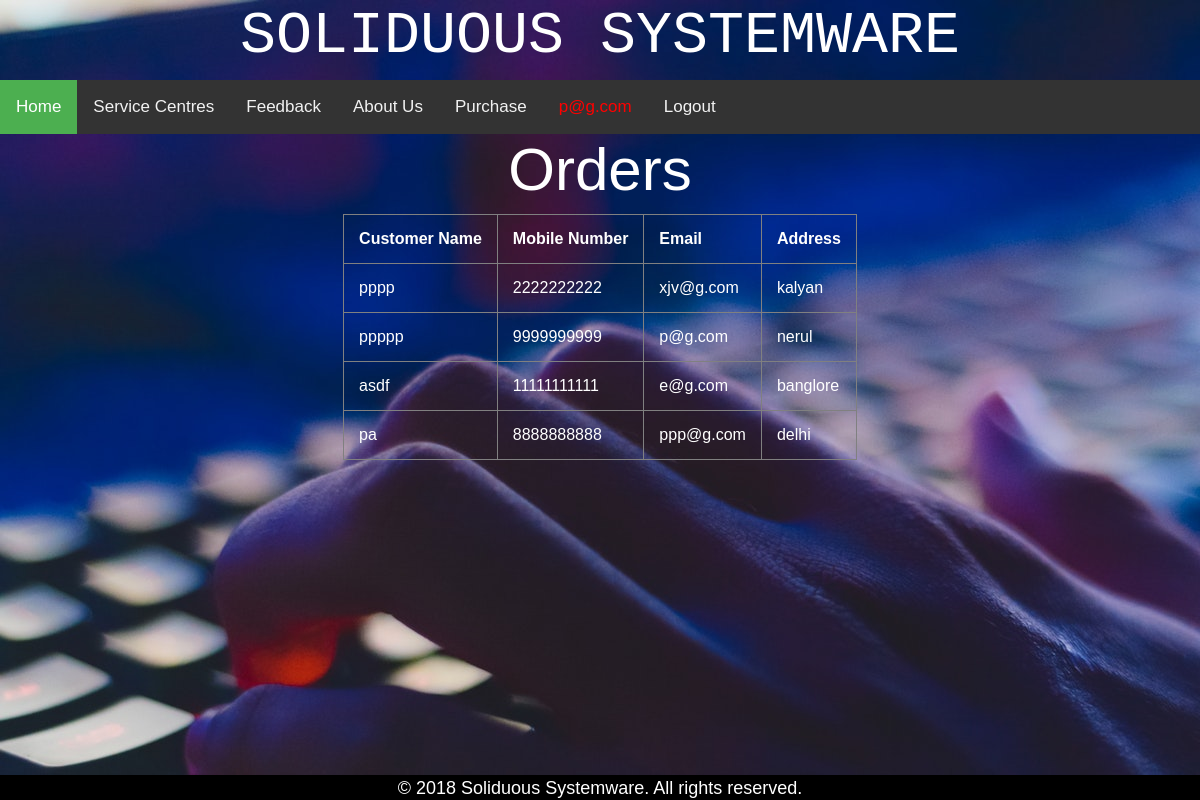
The page /custdetails.php (signed in) on the database its author committed.
### tables this page shows
CREATE TABLE `customer_details` (
  `customer_id` int(10) NOT NULL,
  `customer_name` varchar(50) NOT NULL,
  `mobile_number` bigint(10) NOT NULL,
  `email` varchar(50) NOT NULL,
  `pwd` varchar(50) NOT NULL,
  `address` varchar(100) NOT NULL
);

### custdetails.php (the view, shortened to what this page needs)
<html>
    <head>
	<link rel="stylesheet" href="https://stackpath.bootstrapcdn.com/bootstrap/4.1.3/css/bootstrap.min.css">
    </head>
    <body>
         <center>
          <h1   style=" font-size:5vw; font-family:courier; text-align:center">SOLIDUOUS SYSTEMWARE</h1>
           <div class="topnav">
        <a class="active" href="homepage.html">Home</a>
        <a href="http://localhost/miniproject/ajax.php">Service Centres</a>
            <a href="http://localhost/miniproject/form2.html">Feedback</a>
            <a href="http://localhost/miniproject/aboutus.php">About Us</a>
            <?php
            if (!isset($_SESSION['email'])) {
                ?>
                <a href="form1.html">Login</a>
                <a href="customer.html">Registration</a>
            <?php } else {
                if ($_SESSION['email'] === "admin"){
                ?>
                <a href='custdetails.php'>Customer Details</a>
                <a href='product.php'>Product Details</a>
                <a href="orders.php">Orders</a>
                <a href="vfeedback.php">View Feedback</a>
                <a style='color:red'><?php echo $_SESSION['email'] ?></a>
                <a href="logout.php">Logout</a>
            <?php } else {?>
                <a href="addtocard.php">Purchase</a>
                <a style='color:red'><?php echo $_SESSION['email'] ?></a>
                <a href="logout.php">Logout</a>
            <?php } }?>
           </div>
        <h5  style="font-size:5vw"> Orders </h5>
<?php
            $servername = "localhost";
            $username = "root";
            $password = "";
            $dbname = "miniproject";
            $conn = mysqli_connect($servername, $username, $password, $dbname);
            $sql = "SELECT customer_name,mobile_number,email,address from customer_details";
            $result = $conn->query($sql);
            if ($result->num_rows > 0) {
                echo "<table id='table_form' border=1>";
                echo "<tr>";
                echo "<th>"; echo "Customer Name"; echo "</th>";
                echo "<th>"; echo "Mobile Number"; echo "</th>";
                echo "<th>"; echo "Email"; echo "</th>";
                echo "<th>"; echo "Address"; echo "</th>";
                echo "</tr>";
                while($row = $result->fetch_assoc()) {
                    echo "<td>" . $row["customer_name"] . "</td>";
                    echo "<td>" . $row["mobile_number"] . "</td>";
                    echo "<td>" . $row["email"] . "</td>";
                    echo "<td>" . $row["address"] . "</td>";
                }
                echo "</table>";
            } else {
                echo "0 results";
            }
        ?>
        <div class="footer">
            <p class="leftFooter">
                © 2018 Soliduous Systemware. All rights reserved.
            </p>
            </div>
    </body>
</html>

### custdetails.php (style rules this page uses)
body { margin: 0; font-family: Arial, Helvetica, sans-serif; }
.topnav { overflow: hidden; background-color: #333; }
.topnav a { float: left; color: #f2f2f2; text-align: center; padding: 14px 16px; text-decoration: none; font-size: 17px; }
.topnav a.active { background-color: #4CAF50; color: white; }
body { background-image: url("img1.jpeg"); color: white; }
th, td { padding: 15px; }
@media screen and (min-width:900px) { body { font-size:1.6rem; center:50% } }
.footer { position: fixed; left: 0; bottom: 0; width: 100%; background-color:black; color: white; text-align: center; height: 25px; font-size: 18px; }

### rows shown on the page
customer_details: customer_name "pppp", mobile_number "2222222222", email "xjv@g.com", address "kalyan"
customer_details: customer_name "ppppp", mobile_number "9999999999", email "p@g.com", address "nerul"
customer_details: customer_name "asdf", mobile_number "11111111111", email "e@g.com", address "banglore"
customer_details: customer_name "pa", mobile_number "8888888888", email "ppp@g.com", address "delhi"

### other values the page prints
$_SESSION['email'] "p@g.com"
